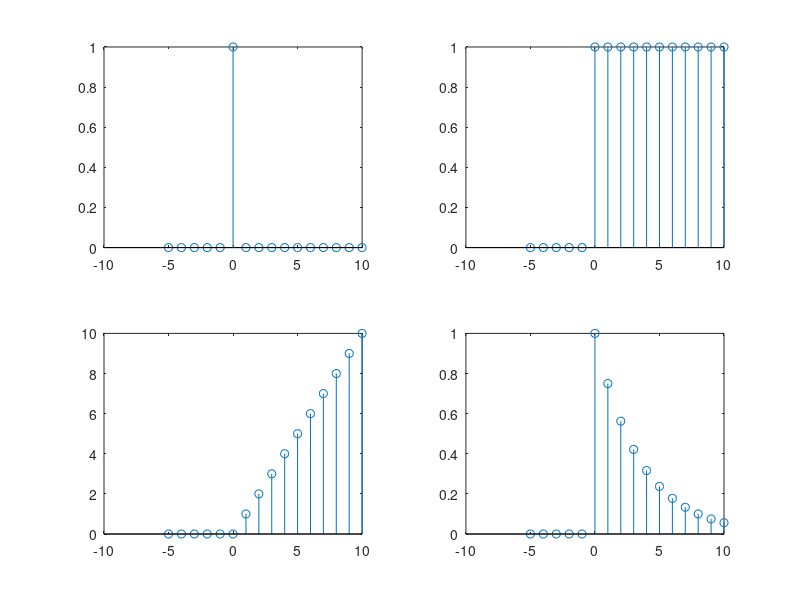

MATLAB code for this plot:
nbegin = -5;
nend = 10;
n = nbegin:nend;
n0 = 0;

delta = [(n-n0)==0];
subplot(2,2,1);
xlabel('Time n');
ylabel('delta(n)');
grid;
stem(n, delta);

unitstep = [(n-n0)>=0];
subplot(2,2,2);
xlabel('Time n');
ylabel('u_0(n)');
grid;
stem(n, unitstep);

ramp = [(n-n0)>=0].*(n-n0);
subplot(2,2,3);
xlabel('Time n');
ylabel('r(n)');
grid;
stem(n, ramp);

alpha = 0.75;
a = [(n-n0)>=0].*alpha.^(n-n0);
subplot(2,2,4);
xlabel('Time n');
ylabel('a(n)');
grid;
stem(n, a);
